Frame 1 (no input): blank canvas, image omitted
Frame 60 (the mouse pressed at the canvas centre just before this capture): blank canvas, image omitted
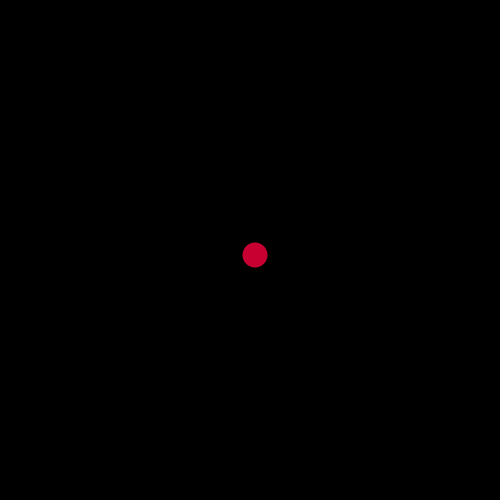
Frame 120 (the mouse held since frame 60 and released just before this capture)

The Processing sketch whose frames 1 and 60 were blank and that drew this single picture after the mouse press (run headless with seeded random() and noise(); from frame 60 on, the mouse is pressed at the canvas centre):

// Processing sketch: processing_60134
// ── processing_60134.pde

/*Verwende Variablen. Zeichne eine einfache Form (z.B. Kreis, Rechteck). 
Die Form soll bei gedrückter Maustaste immer größer werden. Bei Tastendruck 
soll die Grösse auf den initialen Wert zurück gesetzt werden. */


int width = 5;
int height = 5;


void setup() {
  size(500,500);
  smooth(); 
}


void draw() {
  background(0);
  
  noStroke();
  fill(200,0,50);
  ellipse(255,255,width,height);
}


void mousePressed() {
  width = width + 20;
  height = height + 20;
}

  
void keyPressed() {
  width = 20;
  height = 20;  
}
